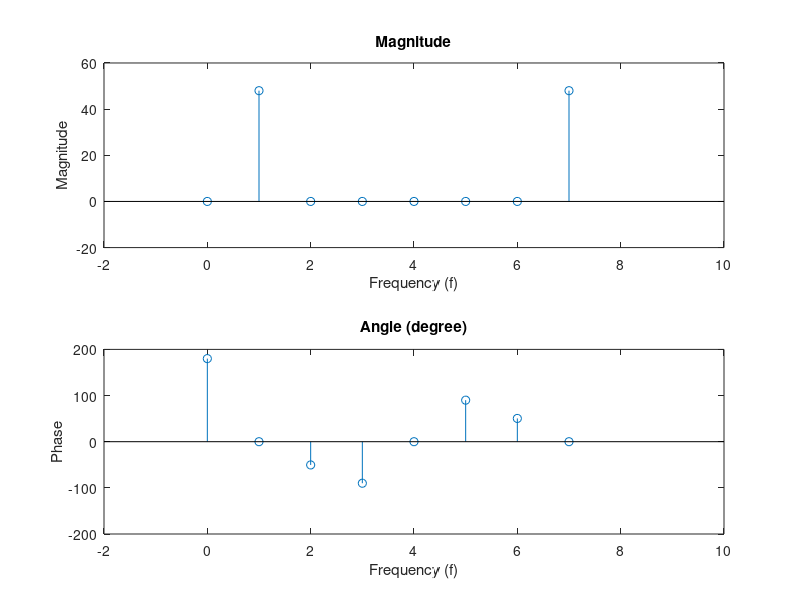

This chart was generated by the following MATLAB code:
clc; 
clear all; 
close all;

n = 0:1:7;
x = 6*(cos(pi*n/4))*2; % Sequence

y = fft(x); % Compute DFT
magnitude = abs(y);
phase = angle(y)*180/pi;

f = (0:length(y)-1)*length(n)/length(y); % Frequency indices

subplot(2,1,1);
stem(f, magnitude);
xlabel('Frequency (f)');
ylabel('Magnitude');
title('Magnitude');
axis ([-2 10 -20 60]);

subplot(2,1,2);
stem(f, phase);
xlabel('Frequency (f)');
ylabel('Phase');
title('Angle (degree)');
axis([-2 10 -200 200]);